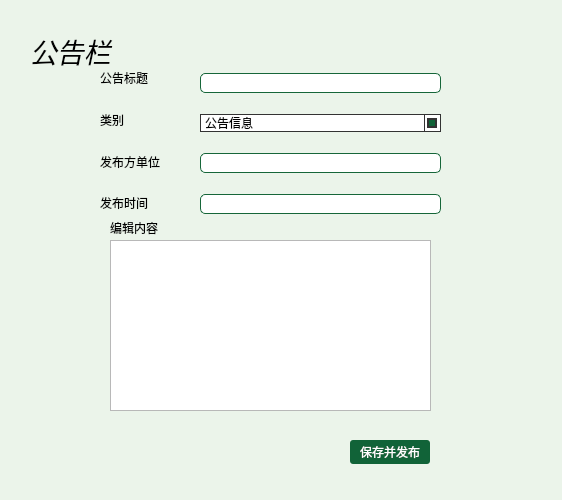
<?xml version="1.0" encoding="UTF-8"?>
<ui version="4.0">
 <class>news_ope</class>
 <widget class="QWidget" name="news_ope">
  <property name="geometry">
   <rect>
    <x>0</x>
    <y>0</y>
    <width>562</width>
    <height>500</height>
   </rect>
  </property>
  <property name="minimumSize">
   <size>
    <width>562</width>
    <height>500</height>
   </size>
  </property>
  <property name="maximumSize">
   <size>
    <width>562</width>
    <height>500</height>
   </size>
  </property>
  <property name="windowTitle">
   <string>Form</string>
  </property>
  <property name="styleSheet">
   <string notr="true">#news_ope{
background-color: rgb(235, 244, 234);
}
QLineEdit {
    border-width: 1px;
    padding: 1px;
    border-style: solid;
	border-color: rgb(22, 102, 57);
    border-radius: 5px;
}

/* As mentioned above, eliminate the padding and increase the border. */
QLineEdit:focus:focus {
    border-width: 3px;
    padding: 0px;
}


QTabBar::tab:selected, QTabBar::tab:hover {
    background: qlineargradient(x1: 0, y1: 0, x2: 0, y2: 1,
                                stop: 0 #fafafa, stop: 0.4 #f4f4f4,
                                stop: 0.5 #e7e7e7, stop: 1.0 #fafafa);
}
.QPushButton:!hover
{
/*background-color: rgb(162, 210, 152);*/
	background-color: rgb(17, 99, 56);
color: rgb(255, 255, 255);
font: 9pt &quot;微软雅黑&quot;;
border-color: rgb(255, 255, 255);
border-radius:3px;
 padding: 3px;
}
.QPushButton:hover
{
background-color: rgb(85, 170, 127);
color: rgb(255, 255, 255);
font: 9pt &quot;微软雅黑&quot;;
border-color: rgb(255, 255, 255);
border-radius:3px
}
.QPushButton:pressed {
    padding-left: 5px;
    padding-top: 5px;
}</string>
  </property>
  <widget class="QLabel" name="label">
   <property name="geometry">
    <rect>
     <x>30</x>
     <y>30</y>
     <width>101</width>
     <height>41</height>
    </rect>
   </property>
   <property name="font">
    <font>
     <pointsize>20</pointsize>
     <italic>true</italic>
    </font>
   </property>
   <property name="text">
    <string>公告栏</string>
   </property>
  </widget>
  <widget class="QWidget" name="widget" native="true">
   <property name="geometry">
    <rect>
     <x>100</x>
     <y>60</y>
     <width>91</width>
     <height>161</height>
    </rect>
   </property>
   <layout class="QVBoxLayout" name="verticalLayout">
    <item>
     <widget class="QLabel" name="label_2">
      <property name="text">
       <string>公告标题</string>
      </property>
     </widget>
    </item>
    <item>
     <widget class="QLabel" name="label_3">
      <property name="text">
       <string>类别</string>
      </property>
     </widget>
    </item>
    <item>
     <widget class="QLabel" name="label_4">
      <property name="text">
       <string>发布方单位</string>
      </property>
     </widget>
    </item>
    <item>
     <widget class="QLabel" name="label_5">
      <property name="text">
       <string>发布时间</string>
      </property>
     </widget>
    </item>
   </layout>
  </widget>
  <widget class="QWidget" name="widget_2" native="true">
   <property name="geometry">
    <rect>
     <x>200</x>
     <y>58</y>
     <width>241</width>
     <height>171</height>
    </rect>
   </property>
   <layout class="QVBoxLayout" name="verticalLayout_2">
    <item>
     <widget class="QLineEdit" name="titleEdit"/>
    </item>
    <item>
     <widget class="QComboBox" name="comboBox">
      <property name="styleSheet">
       <string notr="true">QComboBox {
    background-color: white;
    border: 1px solid #333333;
    color: black;
    padding:1px 2em 1px 3px;
}

QComboBox::drop-down {
    subcontrol-origin: padding;
    subcontrol-position: top right;
    border-left: 1px solid #333333;
}

QComboBox::down-arrow {
    border: 2px solid #333333;
    width: 6px;
    height: 6px;
    background: rgb(17, 99, 56);
}</string>
      </property>
      <item>
       <property name="text">
        <string>公告信息</string>
       </property>
      </item>
      <item>
       <property name="text">
        <string>学校文件</string>
       </property>
      </item>
      <item>
       <property name="text">
        <string>党务工作</string>
       </property>
      </item>
      <item>
       <property name="text">
        <string>教育教学</string>
       </property>
      </item>
      <item>
       <property name="text">
        <string>学生工作</string>
       </property>
      </item>
      <item>
       <property name="text">
        <string>后勤工作</string>
       </property>
      </item>
      <item>
       <property name="text">
        <string>讲座论坛</string>
       </property>
      </item>
      <item>
       <property name="text">
        <string>人才招聘</string>
       </property>
      </item>
      <item>
       <property name="text">
        <string>科研事项公示</string>
       </property>
      </item>
     </widget>
    </item>
    <item>
     <widget class="QLineEdit" name="whereEdit"/>
    </item>
    <item>
     <widget class="QLineEdit" name="timeEdit">
      <property name="readOnly">
       <bool>true</bool>
      </property>
     </widget>
    </item>
   </layout>
  </widget>
  <widget class="QTextEdit" name="textEdit">
   <property name="geometry">
    <rect>
     <x>110</x>
     <y>240</y>
     <width>321</width>
     <height>171</height>
    </rect>
   </property>
  </widget>
  <widget class="QPushButton" name="refreshBtn">
   <property name="geometry">
    <rect>
     <x>350</x>
     <y>440</y>
     <width>80</width>
     <height>24</height>
    </rect>
   </property>
   <property name="text">
    <string>保存并发布</string>
   </property>
  </widget>
  <widget class="QLabel" name="label_6">
   <property name="geometry">
    <rect>
     <x>110</x>
     <y>220</y>
     <width>54</width>
     <height>16</height>
    </rect>
   </property>
   <property name="text">
    <string>编辑内容</string>
   </property>
  </widget>
 </widget>
 <resources/>
 <connections/>
</ui>
